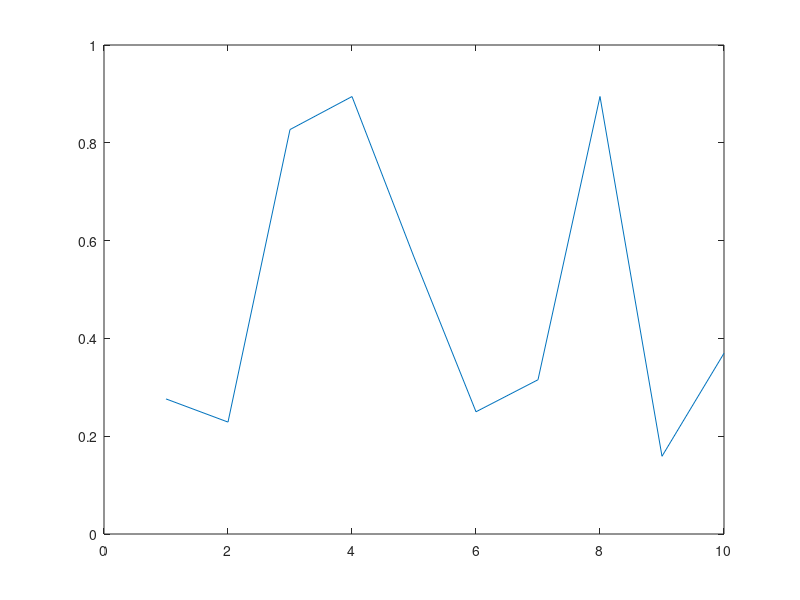

Reproduce this figure in MATLAB. (Note: this script raises an error after producing the figure.)
 function demo
    % Allow a line to have its own 'ButtonDownFcn' callback.
    hLine = plot(rand(1,10));
 	hLine.ButtonDownFcn = 'disp(''This executes'')';
    hLine.Tag = 'DoNotIgnore';
    h = rotate3d;
    h.ButtonDownFilter = @mycallback;
    h.Enable ='on';
    % mouse click on the line
 
    function [flag] = mycallback(obj,event_obj)
    % If the tag of the object is 'DoNotIgnore', then return true.
    objTag = obj.Tag;
    if strcmpi(objTag,'DoNotIgnore')
       flag = true;
    else
       flag = false;
    end